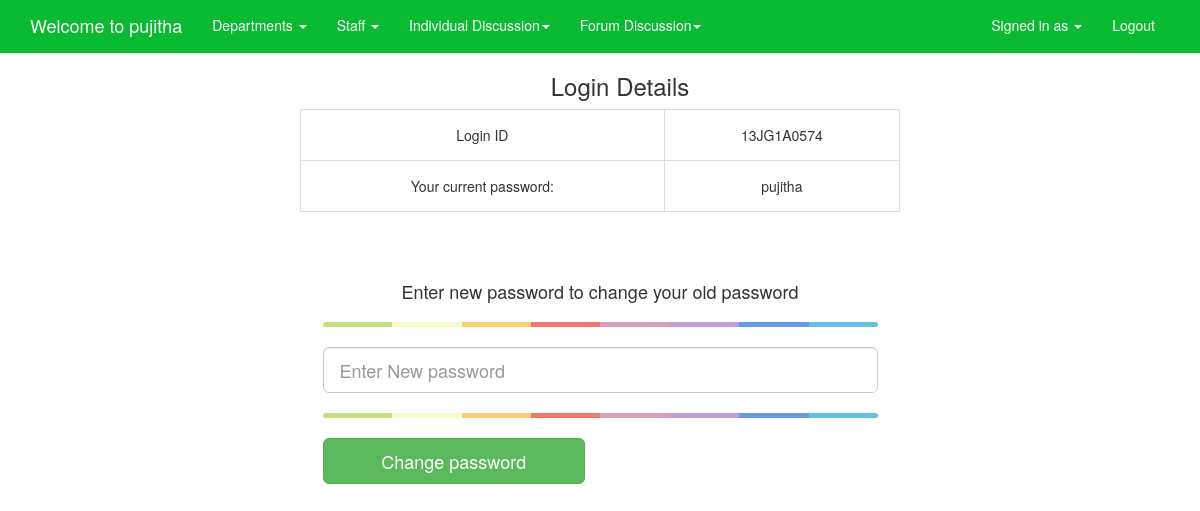
The app's page /stinteraction/changefacultypassword.php (signed in) with its own data.
### tables this page shows
CREATE TABLE `register_table` (
  `name` varchar(50) NOT NULL,
  `nameid` varchar(50) NOT NULL,
  `password` varchar(50) NOT NULL,
  `deptname` varchar(50) NOT NULL,
  `gender` varchar(50) NOT NULL,
  `regmember` varchar(50) NOT NULL
);

### stinteraction/changefacultypassword.php (the view, shortened to what this page needs)
<!DOCTYPE html>
<html lang="en">
<head>
   <link rel="stylesheet" href="boostrapcss/bootstrap.min.css">
  <link rel="stylesheet" href="boostrapcss/main.css" >
</head>
<body>
<?php
$name = $_SESSION['session_faculty_name'];
$con = mysqli_connect("localhost:3306", "root", "");
$result =mysqli_query($con,"select * from register_table where name='$name'");
$student_row=mysqli_fetch_array($result,MYSQLI_NUM);
$name = $student_row[0];
$nameid=$student_row[1];
$password = $student_row[2];
?>
<div class="navbar-wrapper">
    <div class="container-fluid">
        <nav class="navbar navbar-fixed-top">
            <div class="container">
                <div class="navbar-header">
                    <a class="navbar-brand" href="#">Welcome to <?php echo $name ?> </a>
                </div>
                <div id="navbar" class="navbar-collapse collapse">
                    <ul class="nav navbar-nav">
                        <li class=" dropdown">
                            <a href="#" class="dropdown-toggle " data-toggle="dropdown" role="button" aria-haspopup="true" aria-expanded="false">Departments <span class="caret"></span></a>
                        </li>
                        <li class=" dropdown"><a href="#" class="dropdown-toggle active" data-toggle="dropdown" role="button" aria-haspopup="true" aria-expanded="false">Staff <span class="caret"></span></a>
                        </li>
                        <li class=" dropdown"><a href="forum.php" class="dropdown-toggle active" data-toggle="dropdown" role="button" aria-haspopup="true" aria-expanded="false">Individual Discussion<span class="caret"></span></a>
                        <li class=" dropdown"><a href="forum.php" class="dropdown-toggle active" data-toggle="dropdown" role="button" aria-haspopup="true" aria-expanded="false">Forum Discussion<span class="caret"></span></a>
                    </ul>
                    <ul class="nav navbar-nav pull-right">
                        <li class=" dropdown"><a href="#" class="dropdown-toggle active" data-toggle="dropdown" role="button" aria-haspopup="true" aria-expanded="false">Signed in as  <span class="caret"></span></a>
                        </li>
                        <li class=""><a href="logout.php">Logout</a></li>
                    </ul>
                </div>
            </div>
        </nav>
    </div>
</div>
<table align="center">
  <center><h3><ul> <br><br>Login Details </ul></h3> </center>
  <tr>
    <td>Login ID</td>
    <td><?php echo $nameid ?></td>
  </tr>
  <tr>
    <td>Your current password:</td>
    <td><?php echo $password ?></td>
  </tr>
</table>
<div class="container">
<div class="row" style="margin-top:60px">
    <div class="col-xs-12 col-sm-8 col-md-6 col-sm-offset-2 col-md-offset-3">
<form  id="changepwd" method="POST" action="changedfacultypassword.php">
      <fieldset>
        <h4><center>Enter new password to change your old password</center></h4>
        <hr class="colorgraph">
        <div class="form-group" class="span2">
                    <input type="password" name="newpassword"  class="form-control input-lg" placeholder="Enter New password ">
        </div>
        <hr class="colorgraph">
        <div class="row">
          <div class="col-xs-6 col-sm-6 col-md-6">
                        <button type="submit" class="btn btn-lg btn-success btn-block">Change password</button>
          </div>
          </div>
          </fieldset>
          </form>
          </div>
          </div>
          </div>
</body>
</html>

### stinteraction/boostrapcss/main.css (style rules this page uses)
.navbar, .dropdown-menu { background:#09ba32; border: none; }
.nav>li>a, .dropdown-menu>li>a:focus, .dropdown-menu>li>a:hover, .dropdown-menu>li>a, .dropdown-menu>li { border-bottom: 3px solid transparent; }
.navbar a, .dropdown-menu>li>a, .dropdown-menu>li>a:focus, .dropdown-menu>li>a:hover, .navbar-toggle { color: #fff; }
.colorgraph { height: 5px; border-top: 0; background: #c4e17f; border-radius: 5px; background-image: -webkit-linear-gradient(left, #c4e17f, #c4e17f 12.5%, #f7fdca 12.5%, #f7fdca 25%, #fecf71 25%, #fecf71 37.5%, #f0776c 37.5%, #f0776c 50%, #db9dbe 50%, #db9dbe 62.5%, #c49cde 62.5%, #c49cde 75%, #669ae1 75%, #669ae1 87.5%, #62c2e4 87.5%, #62c2e4); background-image: -moz-linear-gradient(left, #c4e17f, #c4e17f 12.5%, #f7fdca 12.5%, #f7fdca 25%, #fecf71 25%, #fecf71 37.5%, #f0776c 37.5%, #f0776c 50%, #db9dbe 50%, #db9dbe 62.5%, #c49cde 62.5%, #c49cde 75%, #669ae1 75%, #669ae1 87.5%, #62c2e4 87.5%, #62c2e4); background-image: -o-linear-gradient(left, #c4e17f, #c4e17f 12.5%, #f7fdca 12.5%, #f7fdca 25%, #fecf71 25%, #fecf71 37.5%, #f0776c 37.5%, #f0776c 50%, #db9dbe 50%, #db9dbe 62.5%, #c49cde 62.5%, #c49cde 75%, #669ae1 75%, #669ae1 87.5%, #62c2e4 87.5%, #62c2e4); background-image: linear-gradient(to right, #c4e17f, #c4e17f 12.5%, #f7fdca 12.5%, #f7fdca 25%, #fecf71 25%, #fecf71 37.5%, #f0776c 37.5%, #f0776c 50%, #db9dbe 50%, #db9dbe 62.5%, #c49cde 62.5%, #c49cde 75%, #669ae1 75%, #669ae1 87.5%, #62c2e4 87.5%, #62c2e4); }

### stinteraction/changefacultypassword.php (style rules this page uses)
table, td, th { border: 1px solid #ddd; text-align: center; }
table { border-collapse: collapse; width: 50%; }
th, td { padding: 15px; }

### records on screen
register_table: name "pujitha", nameid "13JG1A0574", password "pujitha"
